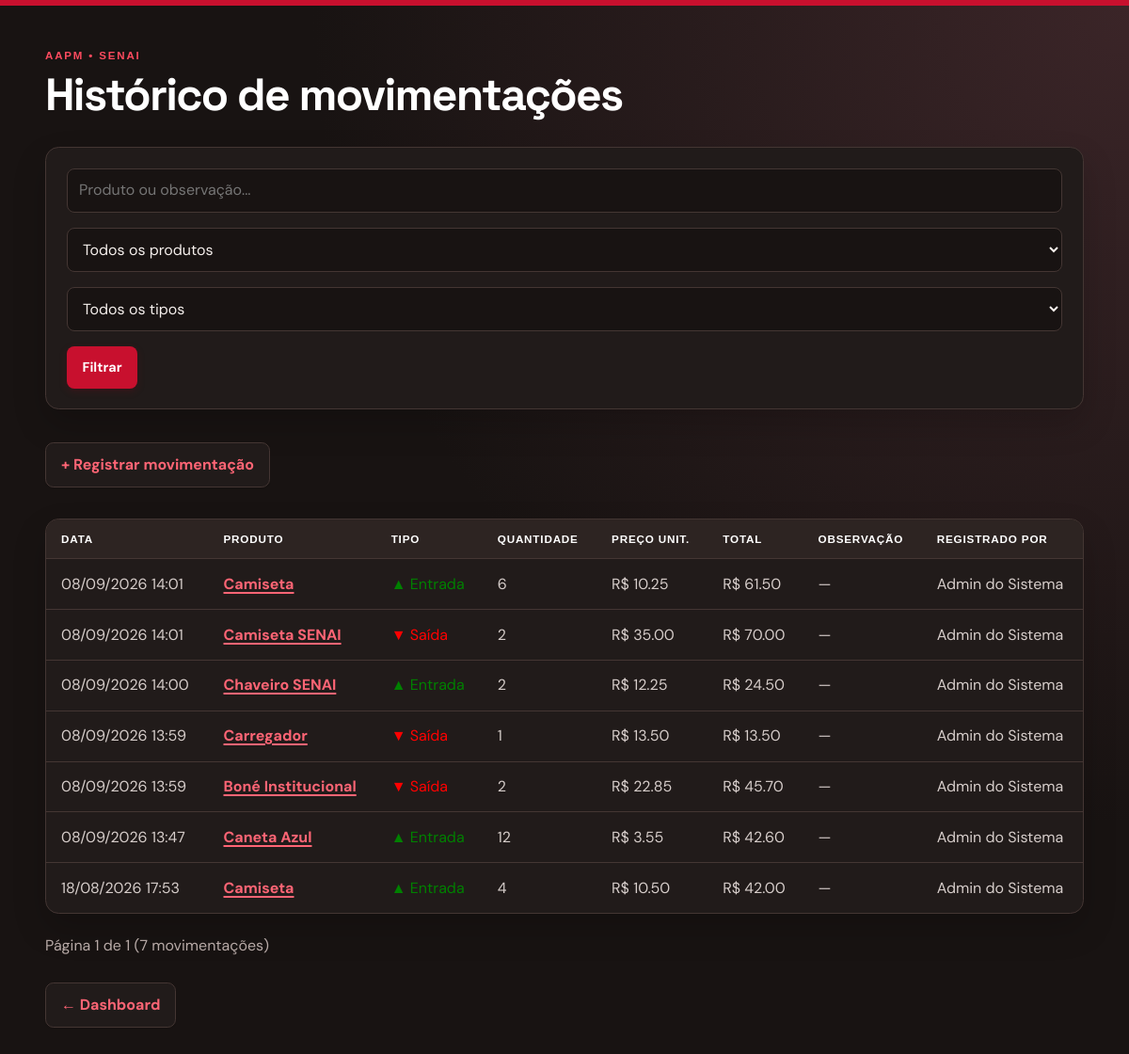
The app's page /movimentacoes/ (signed in) with its own data.
### app/models/movimentacao.py (models this page shows, shortened)
class Movimentacao(Base):
    __tablename__ = "movimentacoes"
    id         = Column(Integer, primary_key=True, index=True)
    tipo       = Column(
        Enum(TipoMovimentacao),
        nullable=False
    )
    quantidade = Column(Integer, nullable=False)
    preco_unitario = Column(Float, nullable=False, default=0.0)
    observacao = Column(String(255), nullable=True)
    criado_em  = Column(DateTime, server_default=func.now())
    produto_id = Column(
        Integer,
        ForeignKey("produtos.id", ondelete="CASCADE"),
        nullable=False
    )
    usuario_id = Column(
        Integer,
        ForeignKey("usuarios.id", ondelete="SET NULL"),
        nullable=True
    )
    produto = relationship("Produto", backref="movimentacoes")
    usuario = relationship("Usuario", backref="movimentacoes")

### app/models/produto.py (models this page shows, shortened)
class Produto(Base):
    __tablename__ = "produtos"
    id            = Column(Integer, primary_key=True, index=True)
    nome          = Column(String(150), nullable=False, index=True)
    preco         = Column(Float, nullable=False, default=0.0)
    estoque_atual = Column(Integer, nullable=False, default=0)
    variacao      = Column(String(80), nullable=True, index=True)
    ativo         = Column(Boolean, default=True)
    imagem_path = Column(String(255), nullable=True)
    categoria_id = Column(
        Integer,
        ForeignKey("categorias.id", ondelete="SET NULL"),
        nullable=True
    )
    categoria = relationship(
        "Categoria",
        back_populates="produtos"
    )

### app/models/usuario.py (models this page shows)
class Usuario(Base):
    __tablename__ = "usuarios"
    id = Column(Integer, primary_key=True, autoincrement=True)
    nome = Column(String(100), nullable=False)
    email = Column(String(100), nullable=False, index=True, unique=True)
    senha_hash = Column(String(255), nullable=False)
    role = Column(String(20), nullable=False, default="operador")
    ativo = Column(Boolean, default=True)
    criado_em = Column(DateTime, server_default=func.now())

### app/controllers/movimentacao_controller.py (the view)
@router.get("/", response_class=HTMLResponse)
def listar_movimentacoes(
    request: Request,
    produto_id: int = 0,     # filtra por produto específico
    tipo: str = "",          # "entrada" ou "saida"
    busca: str = "",
    ordenar_por: str = "data",
    direcao: str = "desc",
    pagina: int = 1,
    db: Session = Depends(get_db),
    admin = Depends(get_admin)
):
    query = db.query(Movimentacao)
    if produto_id:
        query = query.filter(Movimentacao.produto_id == produto_id)
    if tipo in ("entrada", "saida"):
        query = query.filter(Movimentacao.tipo == tipo)
    if busca:
        termo = f"%{busca}%"
        query = query.join(Produto).filter(or_(Produto.nome.ilike(termo), Movimentacao.observacao.ilike(termo)))
    ordenacoes = {"data": Movimentacao.criado_em, "produto": Produto.nome, "tipo": Movimentacao.tipo, "quantidade": Movimentacao.quantidade, "valor": Movimentacao.preco_unitario}
    ordenar_por = ordenar_por if ordenar_por in ordenacoes else "data"
    direcao = direcao if direcao in ("asc", "desc") else "desc"
    if ordenar_por == "produto" and not busca:
        query = query.join(Produto)
    coluna_ordenacao = ordenacoes[ordenar_por]
    query = query.order_by(coluna_ordenacao.desc() if direcao == "desc" else coluna_ordenacao.asc(), Movimentacao.id.desc())
    total_movimentacoes = query.count()
    pagina = max(pagina, 1)
    por_pagina = 10
    total_paginas = max(math.ceil(total_movimentacoes / por_pagina), 1)
    pagina = min(pagina, total_paginas)
    movimentacoes = query.offset((pagina - 1) * por_pagina).limit(por_pagina).all()
    produtos      = db.query(Produto).filter(Produto.ativo == True).all()
    return templates.TemplateResponse(
        request,
        "movimentacoes/index.html",
        {
            "request":        request,
            "usuario":        admin,
            "movimentacoes":  movimentacoes,
            "produtos":       produtos,
            "produto_id":     produto_id,
            "tipo":           tipo,
            "busca":          busca,
            "ordenar_por":    ordenar_por,
            "direcao":        direcao,
            "pagina":         pagina,
            "por_pagina":     por_pagina,
            "total_paginas":  total_paginas,
            "total_movimentacoes": total_movimentacoes,
        }
    )

### app/templates/movimentacoes/index.html (shortened to what this page needs)
<!DOCTYPE html>
<html lang="pt-br">
<head>
    {% include "_aapm_styles.html" %}
</head>
<body>
    <h1>Histórico de movimentações</h1>
    <form method="get" action="/movimentacoes">
        <input type="text" name="busca" placeholder="Produto ou observação..." value="{{ busca }}">
        <select name="produto_id">
            <option value="0">Todos os produtos</option>
        </select>
        <select name="tipo">
            <option value="">Todos os tipos</option>
        </select>
        <button type="submit">Filtrar</button>
    </form>
    <a href="/movimentacoes/nova">+ Registrar movimentação</a>
    <table border="1" cellpadding="8">
        <thead>
            <tr>
                <th>Data</th>
                <th>Produto</th>
                <th>Tipo</th>
                <th>Quantidade</th>
                <th>Preço unit.</th>
                <th>Total</th>
                <th>Observação</th>
                <th>Registrado por</th>
            </tr>
        </thead>
        <tbody>
            {% for m in movimentacoes %}
            <tr>
                <td>{{ m.criado_em.strftime('%d/%m/%Y %H:%M') }}</td>
                <td>
                    <a href="/produtos/{{ m.produto_id }}">
                        {{ m.produto.nome }}
                    </a>
                </td>
                <td>
                    {% if m.tipo.value == 'entrada' %}
                        <span style="color:green">▲ Entrada</span>
                    {% else %}
                        <span style="color:red">▼ Saída</span>
                    {% endif %}
                </td>
                <td>{{ m.quantidade }}</td>
                <td>R$ {{ "%.2f"|format(m.preco_unitario) }}</td>
                <td>R$ {{ "%.2f"|format(m.valor_total) }}</td>
                <td>{{ m.observacao or "—" }}</td>
                <td>{{ m.usuario.nome if m.usuario else "—" }}</td>
            </tr>
            {% endfor %}
        </tbody>
    </table>
    <p>Página {{ pagina }} de {{ total_paginas }} ({{ total_movimentacoes }} movimentações)</p>
    {% set total_registros = total_movimentacoes %}{% include "_pagination.html" %}
    <p><a href="/">← Dashboard</a></p>
</body>
</html>

### app/static/css/_aapm_styles.css (style rules this page uses)
:root { --aapm-red: #c8102e; --aapm-red-dark: #94001d; --aapm-ink: #18181b; --aapm-paper: #ffffff; --aapm-canvas: #f5f5f4; --aapm-line: #e7e5e4; --aapm-muted: #78716c; --aapm-green: #15803d; --aapm-amber: #b45309; }
*, *::before, *::after { box-sizing: border-box; }
html { background: var(--aapm-canvas); }
body { max-width: none; width: 100%; min-height: 100vh; margin: 0; padding: clamp(1.5rem, 4vw, 3.5rem); font-family: 'DM Sans', Arial, sans-serif; color: var(--aapm-ink); line-height: 1.5; background: linear-gradient(135deg, #fafaf9 0%, #f5f5f4 58%, #f0e8e7 100%); border-top: 6px solid var(--aapm-red); }
body::before { content: 'AAPM • SENAI'; display: block; margin-bottom: .6rem; color: var(--aapm-red); font: 800 .72rem/1 'Syne', sans-serif; letter-spacing: .16em; }
h1, h2, h3 { font-family: 'Space Grotesk', Arial, sans-serif; letter-spacing: -.035em; }
h1 { margin: 0 0 1.75rem; font-size: clamp(2rem, 4vw, 3rem); line-height: 1.1; }
p { color: #57534e; }
a { color: var(--aapm-red); font-weight: 700; text-decoration-thickness: 1.5px; text-underline-offset: 3px; }
body > a, form + a, p > a:first-child, .actions a { display: inline-flex; align-items: center; gap: .4rem; margin: .65rem .35rem .65rem 0; padding: .7rem 1rem; border: 1px solid #d6d3d1; border-radius: .55rem; background: var(--aapm-paper); text-decoration: none; box-shadow: 0 1px 2px rgba(24,24,27,.05); transition: .2s ease; }
form { display: flex; flex-wrap: wrap; align-items: end; gap: 1rem; max-width: 800px; margin: 1.25rem 0 1.5rem; padding: 1.35rem; background: var(--aapm-paper); border: 1px solid var(--aapm-line); border-radius: .9rem; box-shadow: 0 10px 24px rgba(41,37,36,.06); }
input, select, textarea { width: 100%; min-height: 2.8rem; padding: .68rem .78rem; border: 1px solid #d6d3d1; border-radius: .5rem; background: #fff; color: var(--aapm-ink); font: inherit; transition: border-color .18s, box-shadow .18s; }
button, input[type='submit'] { min-height: 2.8rem; padding: .7rem 1.05rem; border: 0; border-radius: .5rem; background: var(--aapm-red); color: #fff; font: 700 .9rem 'DM Sans', sans-serif; cursor: pointer; box-shadow: 0 3px 8px rgba(148,0,29,.18); transition: transform .18s, background .18s; }
table { width: 100%; margin: 1.4rem 0; overflow: hidden; border: 1px solid var(--aapm-line); border-collapse: separate; border-spacing: 0; border-radius: .9rem; background: var(--aapm-paper); box-shadow: 0 10px 24px rgba(41,37,36,.06); }
th, td { padding: .9rem 1rem; border: 0; border-bottom: 1px solid #f0eeec; text-align: left; vertical-align: middle; }
th { background: #292524; color: #fff; font: 700 .73rem 'Syne', sans-serif; letter-spacing: .07em; text-transform: uppercase; }
tbody tr:last-child td { border-bottom: 0; }
html { background: #181312; }
body { color: #eee9e7; background: radial-gradient(circle at top right, #3b2528, #181312 52%); }
body::before { color: #ff4b5f; }
h1, h2, h3 { color: #fff; }
p { color: #b8aaa7; }
a { color: #ff6575; }
body > a, form + a, p > a:first-child, .actions a { background: #211b1a; border-color: #443633; }
form, table { max-width: none; background: #211b1a; border-color: #443633; box-shadow: 0 16px 35px rgba(0,0,0,.18); }
input, select, textarea { background: #181312; border-color: #443633; color: #f5efec; }
th { background: #2d2422; color: #fff; }
th, td { border-bottom-color: #443633; }
td { color: #d6cdca; }

### records on screen
Movimentacao: criado_em "08/09/2026 14:01", produto.nome "Camiseta", tipo "▲ Entrada", quantidade "6", preco_unitario "10.25", valor_total "61.50", observacao "—", usuario "Admin do Sistema"
Movimentacao: criado_em "08/09/2026 14:01", produto.nome "Camiseta SENAI", tipo "▼ Saída", quantidade "2", preco_unitario "35.00", valor_total "70.00", observacao "—", usuario "Admin do Sistema"
Movimentacao: criado_em "08/09/2026 14:00", produto.nome "Chaveiro SENAI", tipo "▲ Entrada", quantidade "2", preco_unitario "12.25", valor_total "24.50", observacao "—", usuario "Admin do Sistema"
Movimentacao: criado_em "08/09/2026 13:59", produto.nome "Carregador", tipo "▼ Saída", quantidade "1", preco_unitario "13.50", valor_total "13.50", observacao "—", usuario "Admin do Sistema"
Movimentacao: criado_em "08/09/2026 13:59", produto.nome "Boné Institucional", tipo "▼ Saída", quantidade "2", preco_unitario "22.85", valor_total "45.70", observacao "—", usuario "Admin do Sistema"
Movimentacao: criado_em "08/09/2026 13:47", produto.nome "Caneta Azul", tipo "▲ Entrada", quantidade "12", preco_unitario "3.55", valor_total "42.60", observacao "—", usuario "Admin do Sistema"
Movimentacao: criado_em "18/08/2026 17:53", produto.nome "Camiseta", tipo "▲ Entrada", quantidade "4", preco_unitario "10.50", valor_total "42.00", observacao "—", usuario "Admin do Sistema"

### other values on screen
{{ pagina }} "1"
{{ total_paginas }} "1"
{{ total_movimentacoes }} "7"
